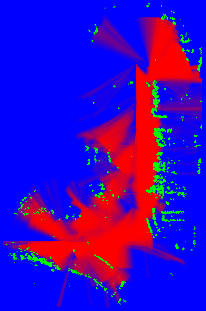
#> input picture imgs/08_occ_mapping_exp/analysis_of_prior/scene0488/irmMap/irmMap.png, 206 x 311 px, found by its file name
$ python viz_ism_fusion.py
#> lines starting #> are read from the running program, lines starting #| are printed output that depends on the picture
from PIL import Image
import numpy as np
import matplotlib.pyplot as plt

DATA_DIR = "C:/Users/Daniel/Documents/_uni/PhD/diss/imgs/08_occ_mapping_exp/analysis_of_prior/scene0488/"

yEstDirName = "shiftNet_ilmMapPatchDisc_r_20"
yEstFileName = yEstDirName + "_mapFused_prior"

irmMap = np.array(Image.open(DATA_DIR + "irmMap/irmMap.png"))/255
ismMap = np.array(Image.open(DATA_DIR + yEstDirName + "/" + yEstFileName+".png"))/255
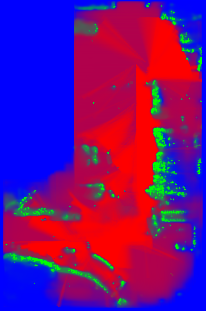
#> input picture imgs/08_occ_mapping_exp/analysis_of_prior/scene0488/shiftNet_ilmMapPatchDisc_r_20/shiftNet_ilmMapPatchDisc_r_20_mapFused_prior.png, 206 x 311 px, found by its file name

# only keep soley initialized area
ismMap_init = ismMap.copy()
ismMap_init[np.logical_and(ismMap_init[:, :, -1] > 0.29, ismMap_init[:, :, -1] < 1), :-1] = 0
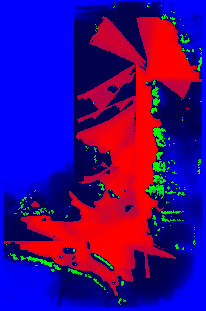
#> ismMap_init: shape (311, 206, 3) float64; mean R, G, B 0.246, 0.0228, 0.512
ismMap_init[np.logical_and(ismMap_init[:, :, -1] > 0.29, ismMap_init[:, :, -1] < 1), -1] = 1
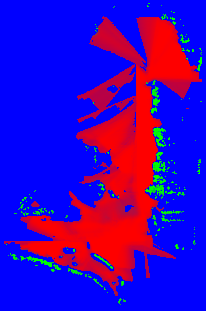
#> ismMap_init: shape (311, 206, 3) float64; mean R, G, B 0.246, 0.0228, 0.73

# [14 lines of commented-out code are left out]

Image.fromarray((ismMap_init*255).astype(np.uint8)).save(DATA_DIR + yEstDirName + "/" + yEstFileName+"__init.png")
